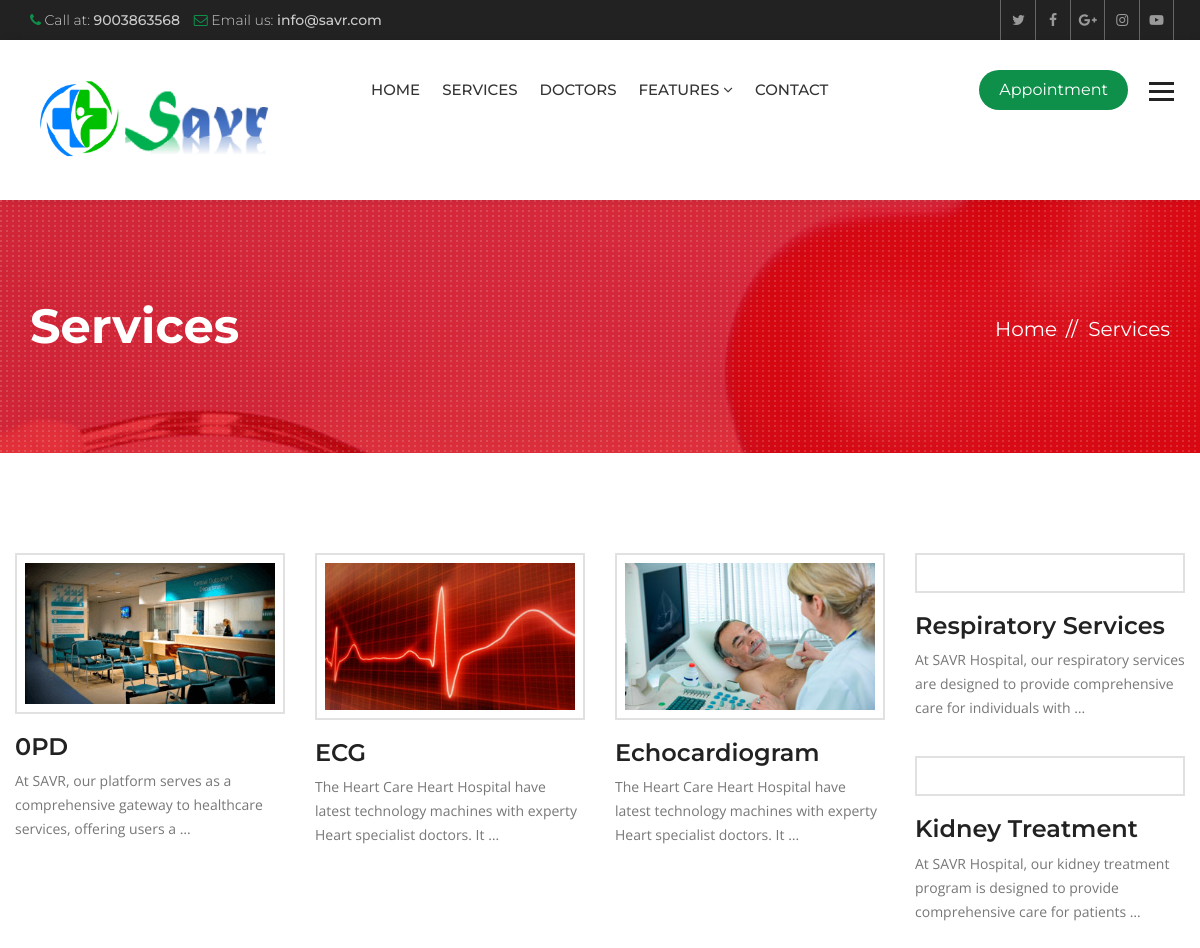
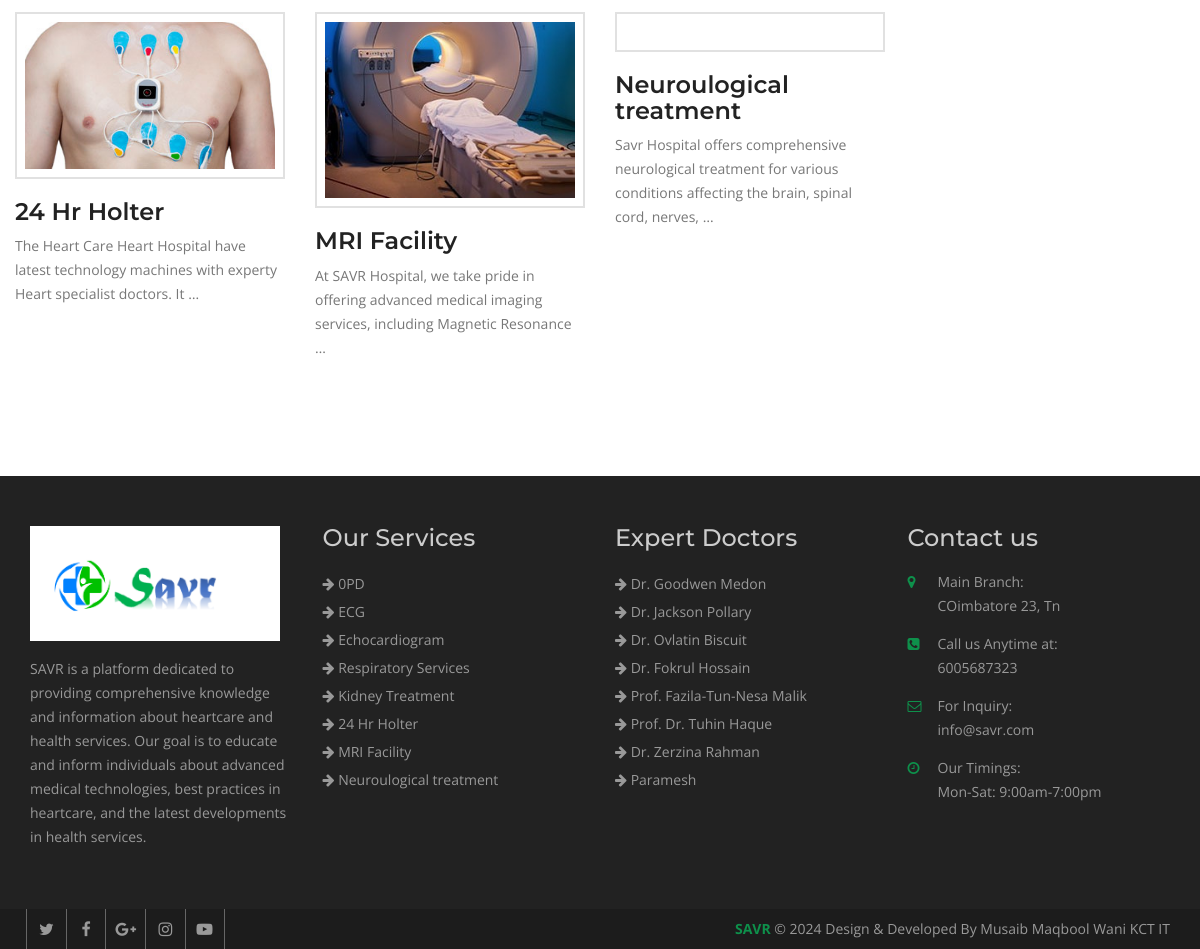
/services/, run on an earlier commit of the app's database (2 pictures, top to bottom).
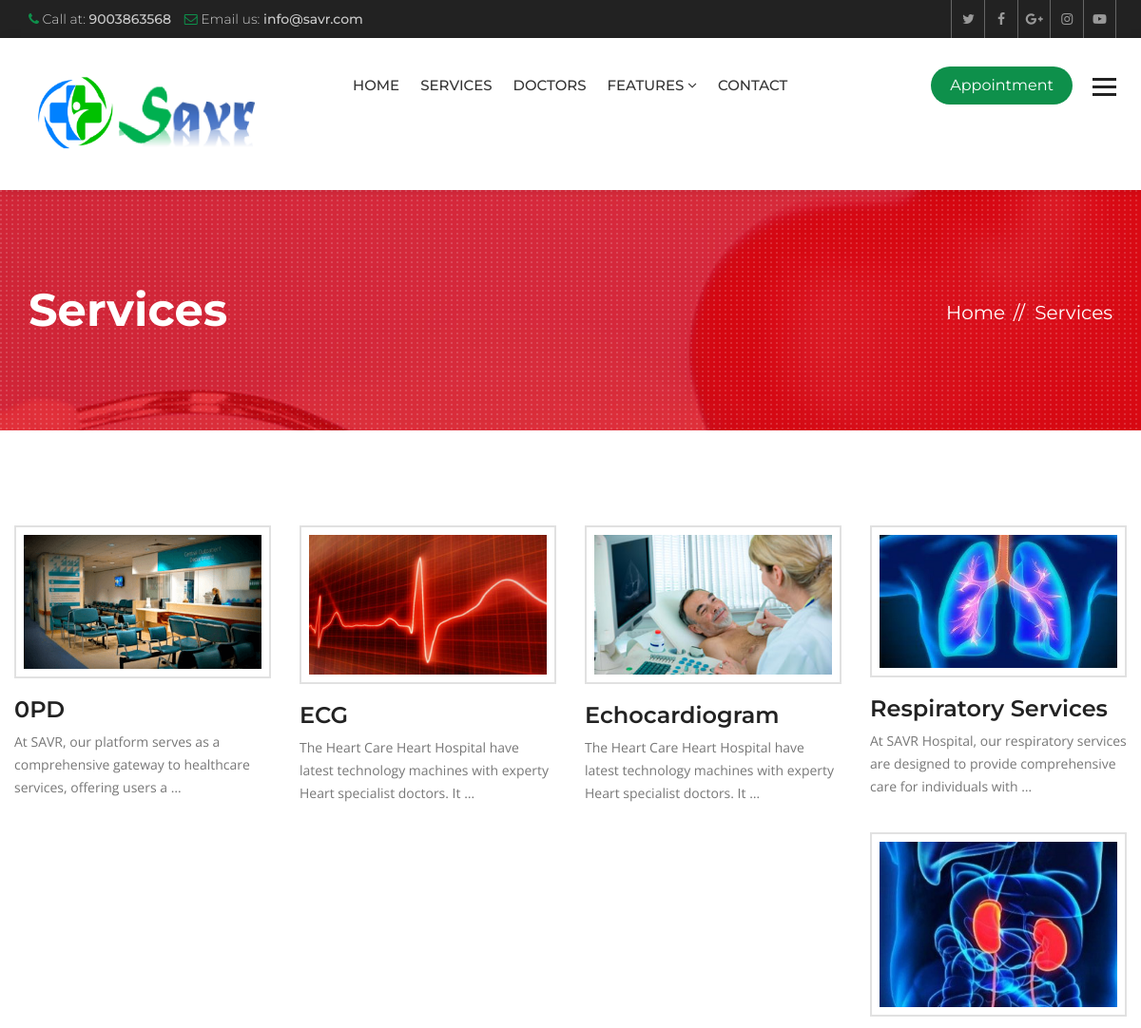
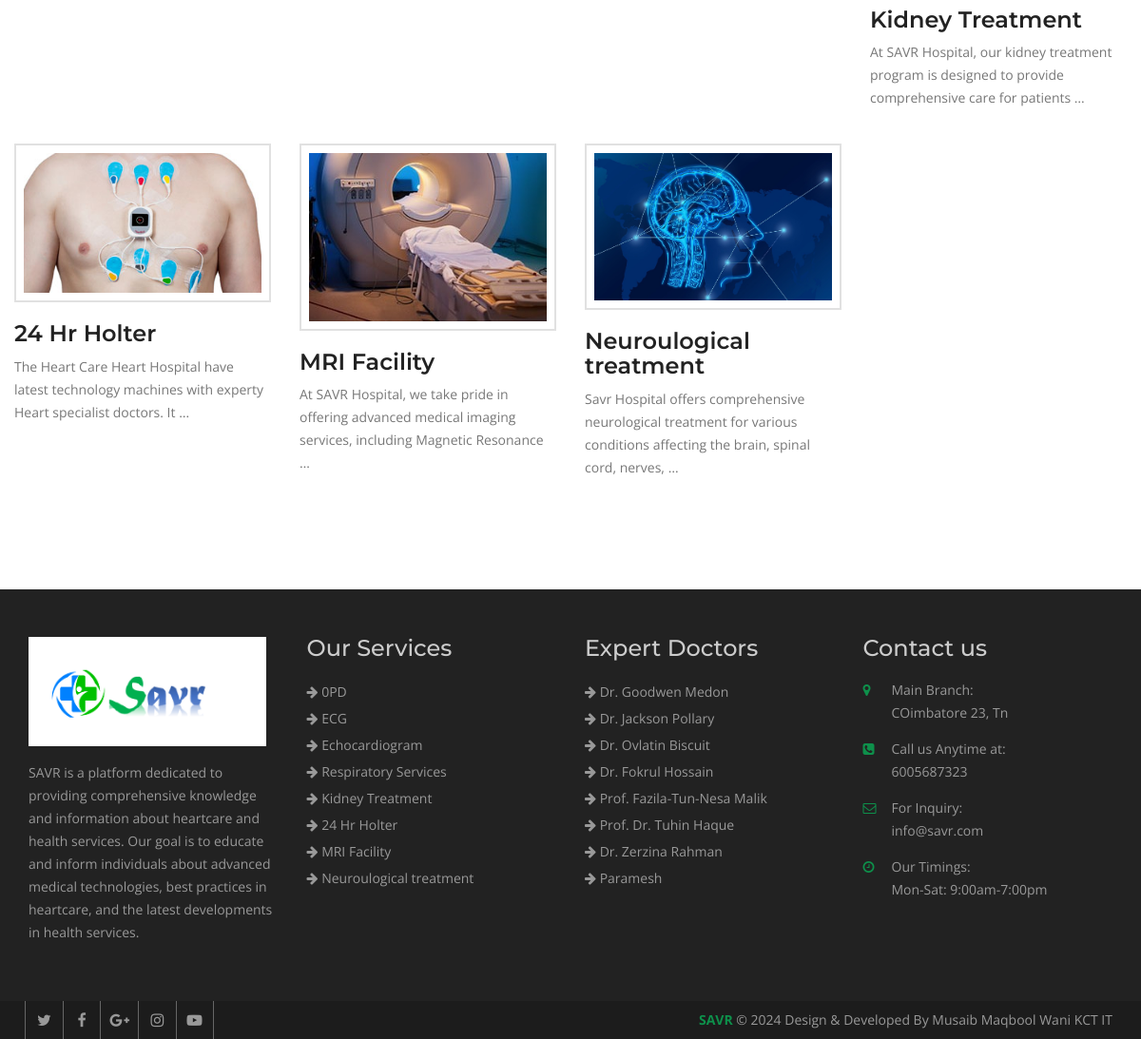
And on a later commit of the database (2 pictures, top to bottom).
### hospital/models.py (models this page shows, shortened)
class Service(models.Model):
    title = models.CharField(max_length=120)
    description = models.TextField()
    items = models.ManyToManyField(to='Item',)
    thumbnail = models.ImageField(upload_to='services/')
    cover = models.ImageField(upload_to='services/')
    image1 = models.ImageField(upload_to='services/', blank=True, null=True)
    image2 = models.ImageField(upload_to='services/', blank=True, null=True)

class Doctor(models.Model):
    name = models.CharField(max_length=120)
    speciality = models.CharField(max_length=120)
    picture = models.ImageField(upload_to="doctors/")
    details = models.TextField()
    experience = models.TextField()
    expertize = models.ManyToManyField(to='Expertize', related_name='doctors')
    twitter = models.CharField(max_length=120, blank=True, null=True)
    facebook = models.CharField(max_length=120, blank=True, null=True)
    instagram = models.CharField(max_length=120, blank=True, null=True)

### hospital/views.py (the view)
# urls.py: path('services/', views.ServiceListView.as_view(), name="services"),
class ServiceListView(ListView):
    queryset = Service.objects.all()
    template_name = "hospital/services.html"

### hospital/context_processors.py (called while the page is built)
def footer_content(request):
    services = Service.objects.all()
    doctors = Doctor.objects.all()
    context = {
        'services': services,
        'doctors': doctors
    }
    return context

### templates/hospital/services.html (shortened to what this page needs)
{% extends 'base.html' %}
{% block maincontent %}
<div class="inner-banner">
  <div class="container">
    <div class="row">
      <div class="col-md-7">
        <h1>Services</h1>
      </div>
      <div class="col-md-5">
        <ol class="breadcrumb">
          <li><a href="{% url 'index' %}">Home</a></li>
          <li class="active">Services</li>
        </ol>
      </div>
    </div>
  </div>
</div>
<div class="main-content">
  <section class="services">
    <div class="container">
      <div class="row">
        <div class="service-style-1">
          <div class="row">
            {% for service in object_list %}
            <div class="col-md-3 col-sm-3">
              <div class="service-box">
                <div class="ser-thumb">
                  <img src="{{ service.thumbnail.url }}" alt=""></div>
                <div class="ser-content">
                  <h3><a href="{% url 'service_details' service.id %}">{{ service.title }}</a></h3>
                  <p>{{ service.description|truncatewords:15 }}</p>
                </div>
              </div>
            </div>
            {% endfor %}
          </div>
        </div>
      </div>
    </div>
  </section>
</div>
{% endblock maincontent %}

### templates/base.html (shortened to what this page needs)
{% load static %}
<!DOCTYPE html>
<html lang="en">
<head>
  {% include 'partials/_css.html' %}
</head>
<body>
  <div class="wrapper">
    {% include 'partials/_header.html' %}
    {% block maincontent %}
    {% endblock maincontent %}
    {% include 'partials/_footer.html' %}
    {% include 'partials/_js.html' %}
</body>
</html>

### templates/partials/_css.html (shortened to what this page needs)
{% load static %}
<link href="{% static 'heartcare/css/custom.css' %}" rel="stylesheet">
<link href="{% static 'heartcare/css/bootstrap.min.css' %}" rel="stylesheet">
<link href="{% static 'heartcare/css/color.css' %}" rel="stylesheet">
<link href="{% static 'heartcare/css/responsive.css' %}" rel="stylesheet">
<link href="{% static 'heartcare/css/font-awesome.min.css' %}" rel="stylesheet">
<link href="{% static 'heartcare/css/prettyPhoto.css' %}" rel="stylesheet">
<link href="{% static 'heartcare/css/owl.carousel.min.css' %}" rel="stylesheet">
<link href="{% static 'heartcare/css/bootstrap-datetimepicker.min.css' %}" rel="stylesheet">

### templates/partials/_header.html (shortened to what this page needs)
{% load static %}
<header class="site-header">
  <div class="top-bar">
    <div class="container">
      <div class="row">
        <div class="col-md-6 col-sm-8">
          <ul>
            <li><i class="fa fa-phone" aria-hidden="true"></i> Call at: <strong>9003863568</strong></li>
            <li><i class="fa fa-envelope-o" aria-hidden="true"></i> Email us: <strong>info@savr.com</strong>
            </li>
          </ul>
        </div>
        <div class="col-md-6 col-sm-4 top-social"> <a href="#"><i class="fa fa-twitter" aria-hidden="true"></i></a>
          <a href="#"><i class="fa fa-facebook" aria-hidden="true"></i></a> <a href="#"><i class="fa fa-google-plus"
              aria-hidden="true"></i></a> <a href="#"><i class="fa fa-instagram" aria-hidden="true"></i></a> <a
            href="#"><i class="fa fa-youtube-play" aria-hidden="true"></i></a> </div>
      </div>
    </div>
  </div>
  <div class="nav-logo-area">
    <div class="container">
      <div class="row">
        <div class="col-md-12">
          <nav class="navbar navbar-default">
            <div class="navbar-header">
              <a class="navbar-brand" href="{% url 'index' %}"><img src="{% static 'heartcare/images/headlogo.png' %}" alt="Logo" height="100" width="270"></a> </div>
            <div class="collapse navbar-collapse" id="bs-example-navbar-collapse-1">
              <ul class="nav navbar-nav">
                <li><a href="{% url 'index' %}">Home</a></li>
                <li><a href="{% url 'services' %}">Services</a></li>
                <li><a href="{% url 'doctors' %}">Doctors</a></li>
                <li class="dropdown"> <a href="#" class="dropdown-toggle" data-toggle="dropdown" role="button"
                    aria-haspopup="true" aria-expanded="false">Features <span class="fa fa-angle-down"></span></a>
                </li>
                <li><a href="{% url 'contact' %}">Contact</a></li>
              </ul>
              <ul class="nav navbar-nav navbar-right">
                <li><a class="appoint" href="{% url 'appointment' %}">Appointment</a></li>
                <li> <a id="menu-toggle" href="#" class="toggle"><img src="{% static 'heartcare/images/bars.png' %}"
                      alt=""></a> </li>
              </ul>
            </div>
          </nav>
        </div>
      </div>
    </div>
  </div>
</header>

### templates/partials/_sidebar.html (shortened to what this page needs)
{% load static %}

### templates/partials/_slider.html (shortened to what this page needs)
{% load static %}

### templates/partials/_footer.html
{% load static %}
<footer class="footer">
  <div class="footer-widgets">
    <div class="container">
      <div class="row">
        <div class="col-md-3 col-sm-6">
          <div class="widget"> <img class="ft-logo" src="{% static 'heartcare/images/footlogo.png' %}" alt="logo" height="100" width="250">
            <p>
              SAVR  is a platform dedicated to providing comprehensive knowledge and information about heartcare and health services. Our goal is to educate and inform individuals about advanced medical technologies, best practices in heartcare, and the latest developments in health services.
            </p>
          </div>
        </div>
        <div class="col-md-3 col-sm-6">
          <div class="widget">
            <h3>Our Services</h3>
            <ul>
              {% for service in services|slice:':8' %}
              <li><a href="{% url 'service_details' service.id %}"><i class="fa fa-arrow-right"></i>
                  {{service.title }}</a></li>
              {% endfor %}
            </ul>
          </div>
        </div>
        <div class="col-md-3 col-sm-6">
          <div class="widget">
            <h3>Expert Doctors</h3>
            <ul>
              {% for doctor in doctors|slice:':8' %}
              <li><a href="{% url 'doctor_details' doctor.id %}"><i class="fa fa-arrow-right"></i> {{ doctor.name }}</a>
              </li>
              {% endfor %}
            </ul>
          </div>
        </div>
        <div class="col-md-3 col-sm-6">
          <div class="widget">
            <h3>Contact us</h3>
            <address>
              <ul>
                <li> <span class="icon"><i class="fa fa-map-marker" aria-hidden="true"></i></span> <span
                    class="add-text"><strong>Main Branch:</strong> COimbatore 23, Tn</span> </li>
                <li> <span class="icon"><i class="fa fa-phone-square" aria-hidden="true"></i></span> <span
                    class="add-text"><strong>Call us Anytime at:</strong> 6005687323</span> </li>
                <li> <span class="icon"><i class="fa fa-envelope-o" aria-hidden="true"></i></span> <span
                    class="add-text"><strong>For Inquiry:</strong> info@savr.com</span> </li>
                <li> <span class="icon"><i class="fa fa-clock-o" aria-hidden="true"></i></span> <span
                    class="add-text"><strong>Our Timings:</strong> Mon-Sat: 9:00am-7:00pm</span> </li>
              </ul>
            </address>
          </div>
        </div>
      </div>
    </div>
  </div>
  <div class="footer-cr">
    <div class="container">
      <div class="row">
        <div class="col-md-6">
          <div class="footer-social"> <a href="#"><i class="fa fa-twitter" aria-hidden="true"></i></a> <a href="#"><i
                class="fa fa-facebook" aria-hidden="true"></i></a> <a href="#"><i class="fa fa-google-plus"
                aria-hidden="true"></i></a> <a href="#"><i class="fa fa-instagram" aria-hidden="true"></i></a> <a
              href="#"><i class="fa fa-youtube-play" aria-hidden="true"></i></a>
          </div>
        </div>
        <div class="col-md-6">
          <p><strong>SAVR</strong> © {% now 'Y' %} Design & Developed By Musaib Maqbool Wani KCT IT</p>
        </div>
      </div>
    </div>
  </div>
</footer>

### templates/partials/_js.html (shortened to what this page needs)
</div>
{% load static %}

### heartcare/static/heartcare/css/color.css (style rules this page uses)
.site-header .navbar-default .navbar-nav>li>a:hover, .site-header .navbar-default .navbar-nav>.active>a, .site-header .navbar-default .navbar-nav>.active>a:focus, .site-header .navbar-default .navbar-nav>.active>a:hover, .site-header .navbar-default .navbar-nav>.open>a, .site-header .navbar-default .navbar-nav>.open>a:focus, .site-header .navbar-default .navbar-nav>.open>a:hover, .main-slider .owl-theme .owl-dots .owl-dot.active span, .main-slider .owl-theme .owl-dots .owl-dot:hover span, .site-header .navbar-nav>li>a.appoint, .site-header .navbar-nav>li>a.nav-search, .btn-1, .site-header .dropdown-menu>li>a:after, .app-form input[type="submit"], .header-style-two .nav-area, .learn-more, .play:hover, .cp-tabs .nav-tabs>li.active>a, .cp-tabs .nav-tabs>li.active>a:focus, .cp-tabs .nav-tabs>li.active>a:hover, .site-header .head-search .btn.btn-default, .main-slider .owl-theme .owl-dots .owl-dot.active span, .main-slider .owl-theme .owl-dots .owl-dot:hover span, .service-box-2:after, .Heart-box:hover .v-icon, .Heart-box:hover .v-text, .post-date, .team-two .team-social li a, .team-two .team-box .team-text:after, .book-appointment-widget a, .cp-pagination .pagination>li>a:hover, .cp-pagination .pagination>li>span:hover, .book-app, .submit-btn, .news-thumb .date, .newsletter-form button, .news-detail blockquote, .comment-form input[type="submit"], .pro-hover a, .review-form input[type="submit"], .related-products .owl-dots .owl-dot.active span, .related-products .owl-dots .owl-dot:hover span, .heart-care-services .nav-tabs>li.active>a, .heart-care-services .nav-tabs>li.active>a:focus, .heart-care-services .nav-tabs>li.active>a:hover, .heart-care-services .nav-tabs>li>a:hover, .services-nav h3, .site-header .dropdown-menu>li>a:hover, .features-box:hover, .features-box.selected, .footer .widget .rm, .home-testimonials .owl-theme .owl-dots .owl-dot.active span, .home-testimonials .owl-theme .owl-dots .owl-dot:hover span { background: #0e904b; }
.top-bar li .fa, .top-social a:hover, .view, .services-list .service h3 a:hover, .service-style-1 .service-box .ser-content h3 a:hover, .faqs .panel-default>.panel-heading h4 a, .faqs .panel-default>.panel-heading a::after, .team-text h5 a:hover, .section-title-3 strong, .post-text>h5 a:hover, .read-more:hover, .widget address .icon, .footer .widget a:hover, .footer-cr p strong, .footer-social a:hover, .post-meta li, .post-meta li:after, .post-meta li a, .header-service-area .icon, .header-service-area strong, .section-title-1 strong, .section-title-1 h2, .sectio-title-2 strong, .welcome-text .designation, .Heart-box .v-icon, .phone-icon, .services-nav .side-nav li:hover a, .services-nav .side-nav li.active a, .gallery-thumb .hover-info a, .archives li:before, .search-form button, .date-time, .right-404 strong, .prices, .review .fa, .login-social li, .login-social li a, .heart-care-services .nav-tabs>li>a { color: #0e904b; }

What changed in the data, as far as the page shows it:
changed Service "Respiratory Services": thumbnail: picture added
changed Service "Kidney Treatment": thumbnail: picture added
changed Service "Neuroulogical treatment": thumbnail: picture added
